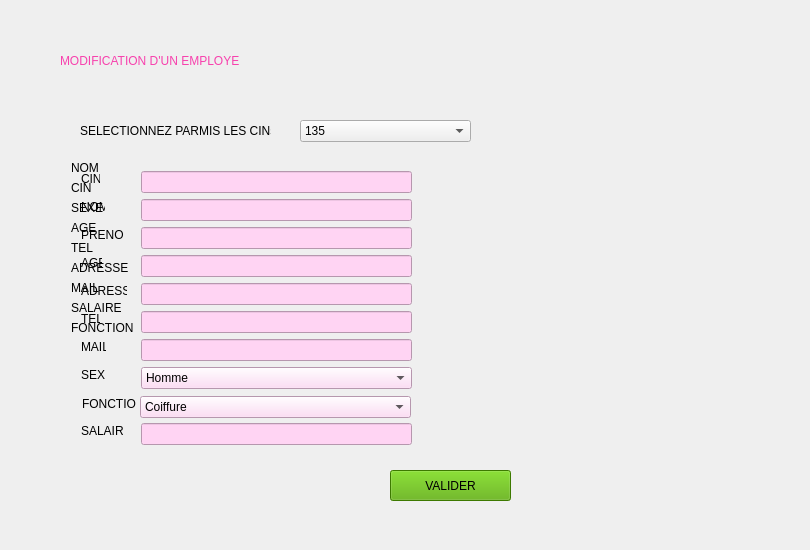
     <widget class="QWidget" name="stackedWidgetPage3">
      <widget class="QLabel" name="label_menu_active_3">
       <property name="geometry">
        <rect>
         <x>60</x>
         <y>40</y>
         <width>341</width>
         <height>41</height>
        </rect>
       </property>
       <property name="styleSheet">
        <string notr="true">color: rgb(247, 65, 173);
font: 75 18pt &quot;MS Shell Dlg 2&quot;;</string>
       </property>
       <property name="text">
        <string>MODIFICATION D'UN EMPLOYE</string>
       </property>
      </widget>
      <widget class="QPushButton" name="pushButton_valider_modification">
       <property name="geometry">
        <rect>
         <x>390</x>
         <y>470</y>
         <width>121</width>
         <height>31</height>
        </rect>
       </property>
       <property name="cursor">
        <cursorShape>PointingHandCursor</cursorShape>
       </property>
       <property name="styleSheet">
        <string notr="true">background-color: rgb(85, 170, 0);</string>
       </property>
       <property name="text">
        <string>VALIDER</string>
       </property>
       <property name="icon">
        <iconset>
         <normaloff>../resources/valider.png</normaloff>../resources/valider.png</iconset>
       </property>
      </widget>
      <widget class="QLabel" name="label_cadre_3">
       <property name="geometry">
        <rect>
         <x>-130</x>
         <y>0</y>
         <width>801</width>
         <height>541</height>
        </rect>
       </property>
       <property name="text">
        <string/>
       </property>
       <property name="pixmap">
        <pixmap>../../Downloads/cadre.png</pixmap>
       </property>
       <property name="scaledContents">
        <bool>true</bool>
       </property>
      </widget>
      <widget class="QWidget" name="layoutWidget">
       <property name="geometry">
        <rect>
         <x>71</x>
         <y>161</y>
         <width>431</width>
         <height>291</height>
        </rect>
       </property>
       <layout class="QFormLayout" name="formLayout">
        <item row="0" column="0">
         <widget class="QLabel" name="label_21">
          <property name="text">
           <string>NOM</string>
          </property>
         </widget>
        </item>
        <item row="1" column="0">
         <widget class="QLabel" name="label_23">
          <property name="text">
           <string>CIN</string>
          </property>
         </widget>
        </item>
        <item row="2" column="0">
         <widget class="QLabel" name="label_24">
          <property name="text">
           <string>SEXE</string>
          </property>
         </widget>
        </item>
        <item row="3" column="0">
         <widget class="QLabel" name="label_25">
          <property name="text">
           <string>AGE</string>
          </property>
         </widget>
        </item>
        <item row="4" column="0">
         <widget class="QLabel" name="label_26">
          <property name="text">
           <string>TEL</string>
          </property>
         </widget>
        </item>
        <item row="5" column="0">
         <widget class="QLabel" name="label_27">
          <property name="text">
           <string>ADRESSE</string>
          </property>
         </widget>
        </item>
        <item row="6" column="0">
         <widget class="QLabel" name="label_28">
          <property name="text">
           <string>MAIL</string>
          </property>
         </widget>
        </item>
        <item row="7" column="0">
         <widget class="QLabel" name="label_29">
          <property name="text">
           <string>SALAIRE</string>
          </property>
         </widget>
        </item>
        <item row="8" column="0">
         <widget class="QLabel" name="label_fonction_2">
          <property name="text">
           <string>FONCTION</string>
          </property>
         </widget>
        </item>
       </layout>
      </widget>
      <widget class="QLineEdit" name="lineEdit_cin_modif">
       <property name="geometry">
        <rect>
         <x>141</x>
         <y>171</y>
         <width>271</width>
         <height>22</height>
        </rect>
       </property>
       <property name="styleSheet">
        <string notr="true">background-color: rgb(255, 212, 243);</string>
       </property>
       <property name="readOnly">
        <bool>true</bool>
       </property>
      </widget>
      <widget class="QLabel" name="label">
       <property name="geometry">
        <rect>
         <x>81</x>
         <y>171</y>
         <width>19</width>
         <height>16</height>
        </rect>
       </property>
       <property name="text">
        <string>CIN</string>
       </property>
      </widget>
      <widget class="QLabel" name="label_prenom">
       <property name="geometry">
        <rect>
         <x>81</x>
         <y>227</y>
         <width>43</width>
         <height>16</height>
        </rect>
       </property>
       <property name="text">
        <string>PRENOM</string>
       </property>
      </widget>
      <widget class="QLabel" name="label_fonction_3">
       <property name="geometry">
        <rect>
         <x>82</x>
         <y>396</y>
         <width>54</width>
         <height>16</height>
        </rect>
       </property>
       <property name="text">
        <string>FONCTION</string>
       </property>
      </widget>
      <widget class="QLineEdit" name="lineEdit_adresse_modif">
       <property name="geometry">
        <rect>
         <x>141</x>
         <y>283</y>
         <width>271</width>
         <height>22</height>
        </rect>
       </property>
       <property name="styleSheet">
        <string notr="true">background-color: rgb(255, 212, 243);</string>
       </property>
      </widget>
      <widget class="QLineEdit" name="lineEdit_salaire_modif">
       <property name="geometry">
        <rect>
         <x>141</x>
         <y>423</y>
         <width>271</width>
         <height>22</height>
        </rect>
       </property>
       <property name="styleSheet">
        <string notr="true">background-color: rgb(255, 212, 243);</string>
       </property>
      </widget>
      <widget class="QLabel" name="label_mail">
       <property name="geometry">
        <rect>
         <x>81</x>
         <y>339</y>
         <width>25</width>
         <height>16</height>
        </rect>
       </property>
       <property name="text">
        <string>MAIL</string>
       </property>
      </widget>
      <widget class="QLineEdit" name="lineEdit_nom_modif">
       <property name="geometry">
        <rect>
         <x>141</x>
         <y>199</y>
         <width>271</width>
         <height>22</height>
        </rect>
       </property>
       <property name="styleSheet">
        <string notr="true">background-color: rgb(255, 212, 243);</string>
       </property>
      </widget>
      <widget class="QLineEdit" name="lineEdit_tel_modif">
       <property name="geometry">
        <rect>
         <x>141</x>
         <y>311</y>
         <width>271</width>
         <height>22</height>
        </rect>
       </property>
       <property name="styleSheet">
        <string notr="true">background-color: rgb(255, 212, 243);</string>
       </property>
      </widget>
      <widget class="QLabel" name="label_tel">
       <property name="geometry">
        <rect>
         <x>81</x>
         <y>311</y>
         <width>19</width>
         <height>16</height>
        </rect>
       </property>
       <property name="text">
        <string>TEL</string>
       </property>
      </widget>
      <widget class="QLabel" name="label_adresse">
       <property name="geometry">
        <rect>
         <x>81</x>
         <y>283</y>
         <width>46</width>
         <height>16</height>
        </rect>
       </property>
       <property name="text">
        <string>ADRESSE</string>
       </property>
      </widget>
      <widget class="QLabel" name="label_sexe">
       <property name="geometry">
        <rect>
         <x>81</x>
         <y>367</y>
         <width>25</width>
         <height>16</height>
        </rect>
       </property>
       <property name="text">
        <string>SEXE</string>
       </property>
      </widget>
      <widget class="QLabel" name="label_salaire">
       <property name="geometry">
        <rect>
         <x>81</x>
         <y>423</y>
         <width>42</width>
         <height>16</height>
        </rect>
       </property>
       <property name="text">
        <string>SALAIRE</string>
       </property>
      </widget>
      <widget class="QLineEdit" name="lineEdit_prenom_modif">
       <property name="geometry">
        <rect>
         <x>141</x>
         <y>227</y>
         <width>271</width>
         <height>22</height>
        </rect>
       </property>
       <property name="styleSheet">
        <string notr="true">background-color: rgb(255, 212, 243);</string>
       </property>
      </widget>
      <widget class="QLineEdit" name="lineEdit_age_modif">
       <property name="geometry">
        <rect>
         <x>141</x>
         <y>255</y>
         <width>271</width>
         <height>22</height>
        </rect>
       </property>
       <property name="styleSheet">
        <string notr="true">background-color: rgb(255, 212, 243);</string>
       </property>
      </widget>
      <widget class="QLabel" name="label_age">
       <property name="geometry">
        <rect>
         <x>81</x>
         <y>255</y>
         <width>21</width>
         <height>16</height>
        </rect>
       </property>
       <property name="text">
        <string>AGE</string>
       </property>
      </widget>
      <widget class="QLabel" name="label_nom">
       <property name="geometry">
        <rect>
         <x>81</x>
         <y>199</y>
         <width>24</width>
         <height>16</height>
        </rect>
       </property>
       <property name="text">
        <string>NOM</string>
       </property>
      </widget>
      <widget class="QComboBox" name="comboBox_sex_modif">
       <property name="geometry">
        <rect>
         <x>141</x>
         <y>367</y>
         <width>271</width>
         <height>22</height>
        </rect>
       </property>
       <property name="styleSheet">
        <string notr="true">background-color: rgb(255, 212, 243);</string>
       </property>
       <item>
        <property name="text">
         <string>Homme</string>
        </property>
       </item>
       <item>
        <property name="text">
         <string>Femme</string>
        </property>
       </item>
      </widget>
      <widget class="QLineEdit" name="lineEdit_mail_modif">
       <property name="geometry">
        <rect>
         <x>141</x>
         <y>339</y>
         <width>271</width>
         <height>22</height>
        </rect>
       </property>
       <property name="styleSheet">
        <string notr="true">background-color: rgb(255, 212, 243);</string>
       </property>
      </widget>
      <widget class="QComboBox" name="comboBox_fonction_modif">
       <property name="geometry">
        <rect>
         <x>140</x>
         <y>396</y>
         <width>271</width>
         <height>22</height>
        </rect>
       </property>
       <property name="styleSheet">
        <string notr="true">background-color: rgb(255, 212, 243);</string>
       </property>
       <item>
        <property name="text">
         <string>Coiffure</string>
        </property>
       </item>
       <item>
        <property name="text">
         <string>Pedicure/Manicure</string>
        </property>
       </item>
       <item>
        <property name="text">
         <string>Soins Visage</string>
        </property>
       </item>
       <item>
        <property name="text">
         <string>Massage</string>
        </property>
       </item>
      </widget>
      <widget class="QComboBox" name="comboBox_cin_modif">
       <property name="geometry">
        <rect>
         <x>300</x>
         <y>120</y>
         <width>171</width>
         <height>22</height>
        </rect>
       </property>
       <property name="cursor">
        <cursorShape>PointingHandCursor</cursorShape>
       </property>
       <item>
        <property name="text">
         <string>135</string>
        </property>
       </item>
       <item>
        <property name="text">
         <string>457</string>
        </property>
       </item>
       <item>
        <property name="text">
         <string>112</string>
        </property>
       </item>
      </widget>
      <widget class="QLabel" name="label_30">
       <property name="geometry">
        <rect>
         <x>80</x>
         <y>120</y>
         <width>191</width>
         <height>21</height>
        </rect>
       </property>
       <property name="text">
        <string>SELECTIONNEZ PARMIS LES CINs</string>
       </property>
      </widget>
      <widget class="QLabel" name="label_nom_modif_verif">
       <property name="geometry">
        <rect>
         <x>420</x>
         <y>200</y>
         <width>131</width>
         <height>20</height>
        </rect>
       </property>
       <property name="styleSheet">
        <string notr="true">color: rgb(255, 0, 0);</string>
       </property>
       <property name="text">
        <string/>
       </property>
      </widget>
      <widget class="QLabel" name="label_prenom_modif_verif">
       <property name="geometry">
        <rect>
         <x>420</x>
         <y>230</y>
         <width>131</width>
         <height>20</height>
        </rect>
       </property>
       <property name="styleSheet">
        <string notr="true">color: rgb(255, 0, 0);</string>
       </property>
       <property name="text">
        <string/>
       </property>
      </widget>
      <widget class="QLabel" name="label_adresse_modif_verif">
       <property name="geometry">
        <rect>
         <x>420</x>
         <y>280</y>
         <width>131</width>
         <height>20</height>
        </rect>
       </property>
       <property name="styleSheet">
        <string notr="true">color: rgb(255, 0, 0);</string>
       </property>
       <property name="text">
        <string/>
       </property>
      </widget>
      <widget class="QLabel" name="label_mail_modif_verif">
       <property name="geometry">
        <rect>
         <x>90</x>
         <y>480</y>
         <width>231</width>
         <height>20</height>
        </rect>
       </property>
       <property name="styleSheet">
        <string notr="true">color: rgb(255, 0, 0);</string>
       </property>
       <property name="text">
        <string/>
       </property>
      </widget>
      <zorder>layoutWidget</zorder>
      <zorder>label_cadre_3</zorder>
      <zorder>label_menu_active_3</zorder>
      <zorder>pushButton_valider_modification</zorder>
      <zorder>lineEdit_cin_modif</zorder>
      <zorder>label</zorder>
      <zorder>label_prenom</zorder>
      <zorder>label_fonction_3</zorder>
      <zorder>lineEdit_adresse_modif</zorder>
      <zorder>lineEdit_salaire_modif</zorder>
      <zorder>lineEdit_nom_modif</zorder>
      <zorder>lineEdit_tel_modif</zorder>
      <zorder>label_tel</zorder>
      <zorder>label_adresse</zorder>
      <zorder>label_sexe</zorder>
      <zorder>label_salaire</zorder>
      <zorder>lineEdit_prenom_modif</zorder>
      <zorder>lineEdit_age_modif</zorder>
      <zorder>label_age</zorder>
      <zorder>label_nom</zorder>
      <zorder>comboBox_sex_modif</zorder>
      <zorder>label_mail</zorder>
      <zorder>lineEdit_mail_modif</zorder>
      <zorder>comboBox_fonction_modif</zorder>
      <zorder>label_30</zorder>
      <zorder>comboBox_cin_modif</zorder>
      <zorder>label_nom_modif_verif</zorder>
      <zorder>label_prenom_modif_verif</zorder>
      <zorder>label_adresse_modif_verif</zorder>
      <zorder>label_mail_modif_verif</zorder>
     </widget>
